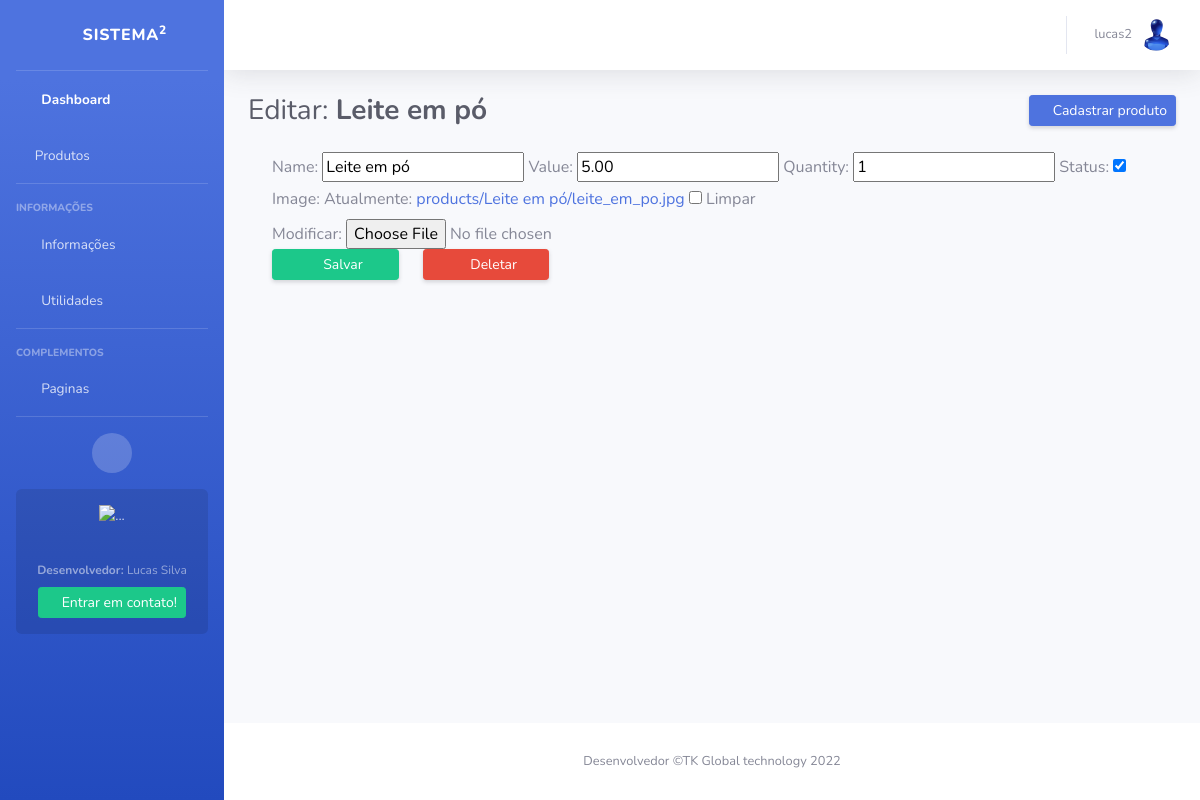
The page /produtos/editar/3 (signed in) on the database its author committed.
### apps/users/models/user_model.py (models this page shows, shortened)
class ProfileUser(models.Model):
    user = models.OneToOneField(User, on_delete=models.CASCADE)
    idade = models.IntegerField(null=True, blank=True, default=0, db_column='idade')
    cidade = models.CharField(max_length=20, null=True, blank=True, db_column='cidade')
    contato = models.CharField(max_length=11, null=True, blank=True, db_column='contato')
    endereco = models.CharField(max_length=20, null=True, blank=True, db_column='endereco')
    numero_casa = models.IntegerField(null=True, blank=True, db_column='numero_casa')
    data_nascimento = models.DateField(null=True, blank=True, db_column='data_nascimento')
    imagem_perfil = models.ImageField(default='usuario.png', upload_to=upload_to, null=True, blank=True, db_column='imagem_perfil')
    data_cadastro = models.DateTimeField(auto_now_add=True, db_column='data_cadastro')
    data_update = models.DateTimeField(auto_now=True, db_column='data_update')
    class Meta:
        db_table = 'profile_user'
        verbose_name = 'Perfil'
        verbose_name_plural = 'Perfis'

### apps/products/models/products.py (models this page shows, shortened)
class Products(models.Model):
    code = models.IntegerField(default=gerar_id, editable=False)
    created_by = models.ForeignKey(User, on_delete=models.CASCADE)
    name = models.CharField(max_length=50)
    value = models.DecimalField(max_digits=9, decimal_places=2)
    quantity = models.IntegerField(default=1, null=True, blank=True)
    amunt_sell = models.DecimalField(max_digits=9, decimal_places=2, null=True, blank=True)
    status = models.BooleanField(default=True)
    image = models.ImageField(upload_to=upload_to, default='image.jpg', null=True, blank=True)
    date_create = models.DateTimeField(auto_now_add=True)
    date_update = models.DateTimeField(auto_now=True)
    """Aqui servirá para mostrar apenas produtos do usuario"""
    class Meta:
        db_table = 'products'
        verbose_name = 'Produto'
        verbose_name_plural = 'Produtos'
        ordering = ('-date_create',)

### apps/products/views/products.py (the view, shortened to what this page needs)
# urls.py: path('editar/<int:pk>', EditproductView.as_view(), name='product-edit'),
class EditproductView(LoginRequiredMixin, UpdateView):
    template_name = "edit-product.html"
    edirect_field_name = 'login'
    model = Products
    fields=['name', 'value',
            'quantity', 'status',
            'image']

### apps/products/templates/edit-product.html (shortened to what this page needs)
{% extends 'base.html' %}
{% load static %}
{% load bootstrap_tags %}
{% block body %}
<div class="container-fluid">
    <div class="d-sm-flex align-items-center justify-content-between mb-4">
        <h1 class="h3 mb-0 text-gray-800">Editar: <strong> {{ object.name }}</strong></h1>
        <a href="{% url 'create-product' %}" class="d-none d-sm-inline-block btn btn-sm btn-primary shadow-sm float-right">
            <i class="fas fa-plus-square text-white-50"></i> Cadastrar produto
        </a>
    </div>
    <form class="container" action="" method="POST" enctype="multipart/form-data">
        {{ form|as_bootstrap }}
        <div class="row">
            <div class="col-sm col-md-2">
                <button class="d-none d-sm-inline-block btn btn-sm btn-success shadow-sm float-left col-md-12" type="submit">
                    <i class="fas fa-save mt-1 fa-sm fa-fw text-gray-100 float-left"></i>Salvar
                </button>
            </div>
            <div class="col-sm col-md-2">
                <a class="d-none d-sm-inline-block btn btn-sm btn-danger shadow-sm float-left col-md-12" href="#" data-toggle="modal" data-target="#deleteModal">
                    <i class="fas fa-trash mt-1 fa-sm fa-fw text-gray-100 float-left"></i>
                    Deletar
                </a>
            </div>
        </div>
    </form>
</div>
{% endblock body %}

### templates/navbar.html (shortened to what this page needs)
<nav class="navbar navbar-expand navbar-light bg-white topbar mb-4 static-top shadow">
    <ul class="navbar-nav ml-auto">
        <li class="nav-item dropdown no-arrow">
            <a class="nav-link dropdown-toggle" href="#" id="userDropdown" role="button"data-toggle="dropdown" aria-haspopup="true" aria-expanded="false">
                <span class="mr-2 d-none d-lg-inline text-gray-600 small">
                {% if request.user.is_authenticated %}{{ request.user.username }}</span>
                    <img class="img-profile rounded-circle" src="{{ request.user.profileuser.imagem_perfil.url }}">
                {% else %}
                    Usuário deslogado
                {% endif %}
            </a>
        </li>
    </ul>
</nav>

### rows shown on the page
Products: name "Leite em pó", value "5.00", quantity "1", status "☑"

### other values the page prints
{{ request.user.username }} "lucas2"
